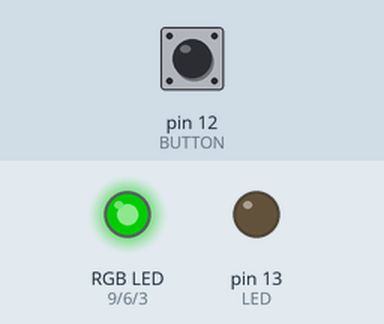
Simulated run of this sketch. Board: Arduino Uno, built with avr-gcc and run on an emulated ATmega328P. On the bench: an RGB LED mixed from three pins (HIGH = lit), output pins drawn as LEDs (lit = HIGH). Dashed ring = blinking. The test bench sets the inputs (shaded band); at power-on: pin 12 (BUTTON) HIGH. Dim RGB values are drawn brighter than linear.

Above: at 1.25 s.
1.3 s: pin 12 (BUTTON) pulled LOW for 0.15 s
At 1.45 s:
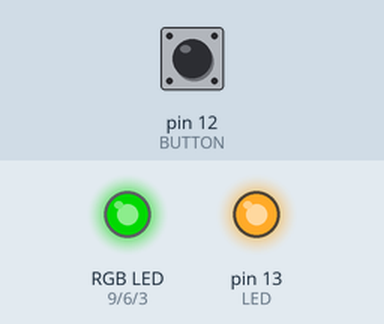
4.3 s: pin 12 (BUTTON) pulled LOW for 1 s
At 4.45 s:
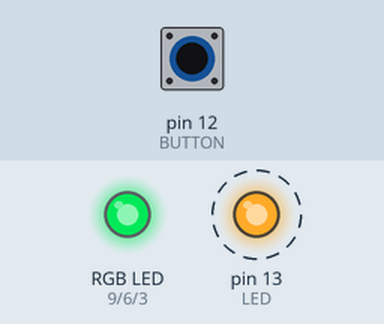
7.3 s: pin 12 (BUTTON) pulled LOW for 0.15 s
At 7.45 s:
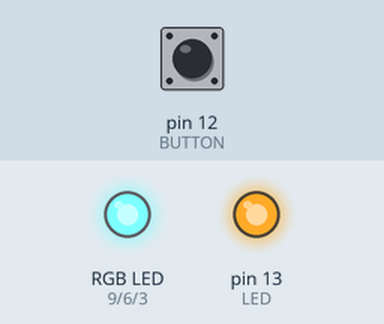
10.3 s: pin 12 (BUTTON) pulled LOW for 3.2 s
At 10.45 s:
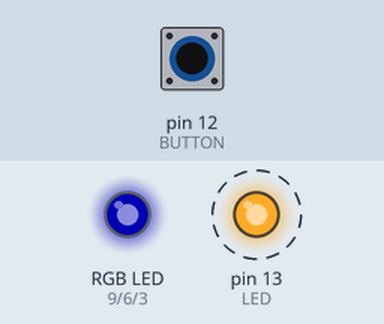
16.5 s: pin 12 (BUTTON) pulled LOW for 0.15 s
At 16.65 s:
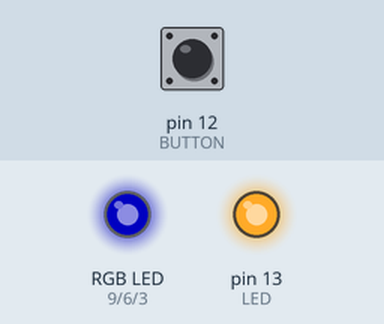
19.6 s: pin 12 (BUTTON) pulled LOW for 1 s
At 19.75 s:
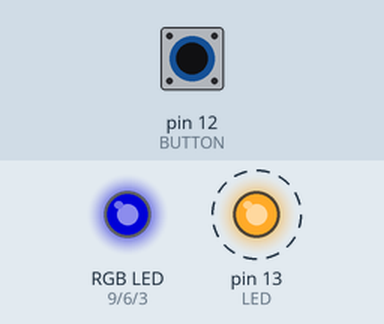
Timing chart, 0 to 28.0 s (numbered marks = the images above; inputs shaded):
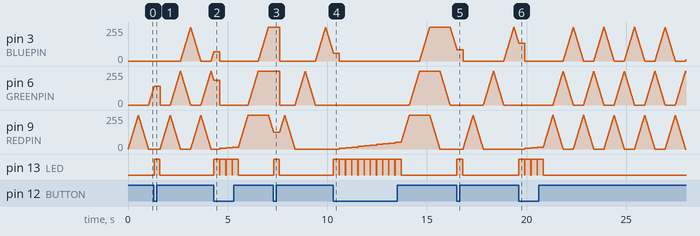

The sketch:

LedStripButton.ino
```cpp
// color swirl! connect an RGB LED to the PWM pins as indicated
// in the #defines
// public domain, enjoy!

#define REDPIN   9
#define GREENPIN 6
#define BLUEPIN  3
#define BUTTON   12
#define LED      13

#define FADESPEED 100     // make this higher to slow down
#define INCR      10
#define BAL_SPEED 10
#define BAL_INCR  5

int r, g, b;
int pin;
int cpt, i;

void Balayage();
void Balayage2();
void Balayage3();

void setup() {
  pinMode(REDPIN, OUTPUT);
  pinMode(GREENPIN, OUTPUT);
  pinMode(BLUEPIN, OUTPUT);
  pinMode(LED, OUTPUT);
  pinMode(BUTTON, INPUT_PULLUP);

  digitalWrite(REDPIN, LOW);
  digitalWrite(GREENPIN, LOW);
  digitalWrite(BLUEPIN, LOW);
  digitalWrite(LED, LOW);

  r = 0;
  g = 0;
  b = 0;
  cpt = 0;
}


void loop() {

  pin = digitalRead(BUTTON);
  if (pin == 0)
  {
    digitalWrite(LED, HIGH);
    delay(300);
    digitalWrite(LED, LOW);
    cpt = (cpt+1)%3;
    i = 0;
  }

  switch (cpt)
  {
    case 0:
      Balayage();
    break;
    case 1:
      Balayage2();
    break;
    case 2:
      Balayage3();
    break;
  }

  analogWrite(REDPIN, r);
  analogWrite(GREENPIN, g);
  analogWrite(BLUEPIN, b);
}

void RedPulse()
{
  r = (r + INCR)%256;
  g = 0;
  b = 0;
  delay(FADESPEED);
}

void GreenPulse()
{
  r = 0;
  g = (g + INCR)%256;
  b = 0;
  delay(FADESPEED);
}

void BluePulse()
{
  r = 0;
  g = 0;
  b = (b + INCR)%256;
  delay(FADESPEED);
}

void Balayage()
{
  switch(i)
  {
    case 0:
      r = r + BAL_INCR;
      g = 0;
      b = 0;
      if (r >= 255)
      {
        r = 255;
        i = 1;
      }
    break;
    case 1:
      r = r - BAL_INCR;
      g = 0;
      b = 0;
      if (r <= 0)
      {
        r = 0;
        i = 2;
      }
    break;
    case 2:
      r = 0;
      g = g + BAL_INCR;
      b = 0;
      if (g >= 255)
      {
        g = 255;
        i = 3;
      }
    break;
    case 3:
      r = 0;
      g = g - BAL_INCR;
      b = 0;
      if (g <= 0)
      {
        g = 0;
        i = 4;
      }
    break;
    case 4:
      r = 0;
      g = 0;
      b = b + BAL_INCR;
      if (b >= 255)
      {
        b = 255;
        i = 5;
      }
    break;
    case 5:
      r = 0;
      g = 0;
      b = b - BAL_INCR;
      if (b <= 0)
      {
        b = 0;
        i = 0;
      }
    break;
  }
  delay(BAL_SPEED);
}

void Balayage2()
{
  switch(i)
  {
    case 0:
      r = r + BAL_INCR;
      g = 0;
      b = 0;
      if (r >= 255)
      {
        r = 255;
        i = 1;
      }
    break;
    case 1:
      r = r - BAL_INCR;
      g = g + BAL_INCR;
      b = 0;
      if (r <= 0)
      {
        r = 0;
        g = 255;
        i = 2;
      }
    break;
    case 2:
      r = 0;
      g = g - BAL_INCR;
      b = b + BAL_INCR;
      if (g <= 0)
      {
        g = 0;
        b = 255;
        i = 3;
      }
    break;
    case 3:
      r = r + BAL_INCR;
      g = 0;
      b = b - BAL_INCR;
      if (b <= 0)
      {
        b = 0;
        r = 255;
        i = 1;
      }
    break;
  }
  delay(BAL_SPEED);
}

void Balayage3()
{
  switch(i)
  {
    case 0:
      r = r + BAL_INCR;
      g = 0;
      b = 0;
      if (r >= 255)
      {
        r = 255;
        i = 1;
      }
    break;
    case 1:
      r = 255;
      g = g + BAL_INCR;
      b = 0;
      if (g >= 255)
      {
        g = 255;
        i = 2;
      }
    break;
    case 2:
      r = 255;
      g = 255;
      b = b + BAL_INCR;
      if (b >= 255)
      {
        b = 255;
        i = 3;
      }
    break;
    case 3:
      r = r - BAL_INCR;
      g = 255;
      b = 255;
      if (r <= 0)
      {
        r = 0;
        i = 4;
      }
    break;
    case 4:
      r = 0;
      g = g - BAL_INCR;
      b = 255;
      if (g <= 0)
      {
        g = 0;
        i = 5;
      }
    break;
    case 5:
      r = 0;
      g = 0;
      b = b - BAL_INCR;
      if (b <= 0)
      {
        b = 0;
        i = 0;
      }
    break;
  }
  delay(BAL_SPEED);
}
```

Measured:
- after the input at 1.3 s, pin 13 (LED): LOW → HIGH at once, → LOW 0.30 s later
- after the input at 4.3 s, pin 13 (LED): alternates HIGH for 0.30 s and LOW for 0.01 s, 8 changes in all, then stays LOW, starting at once
- after the input at 7.3 s, pin 13 (LED): LOW → HIGH at once, → LOW 0.30 s later
- after the input at 10.3 s, pin 13 (LED): alternates HIGH for 0.30 s and LOW for 0.01 s, 22 changes in all, then stays LOW, starting at once
- after the input at 16.5 s, pin 13 (LED): LOW → HIGH at once, → LOW 0.30 s later
- after the input at 19.6 s, pin 13 (LED): alternates HIGH for 0.30 s and LOW for 0.01 s, 8 changes in all, then stays LOW, starting at once
